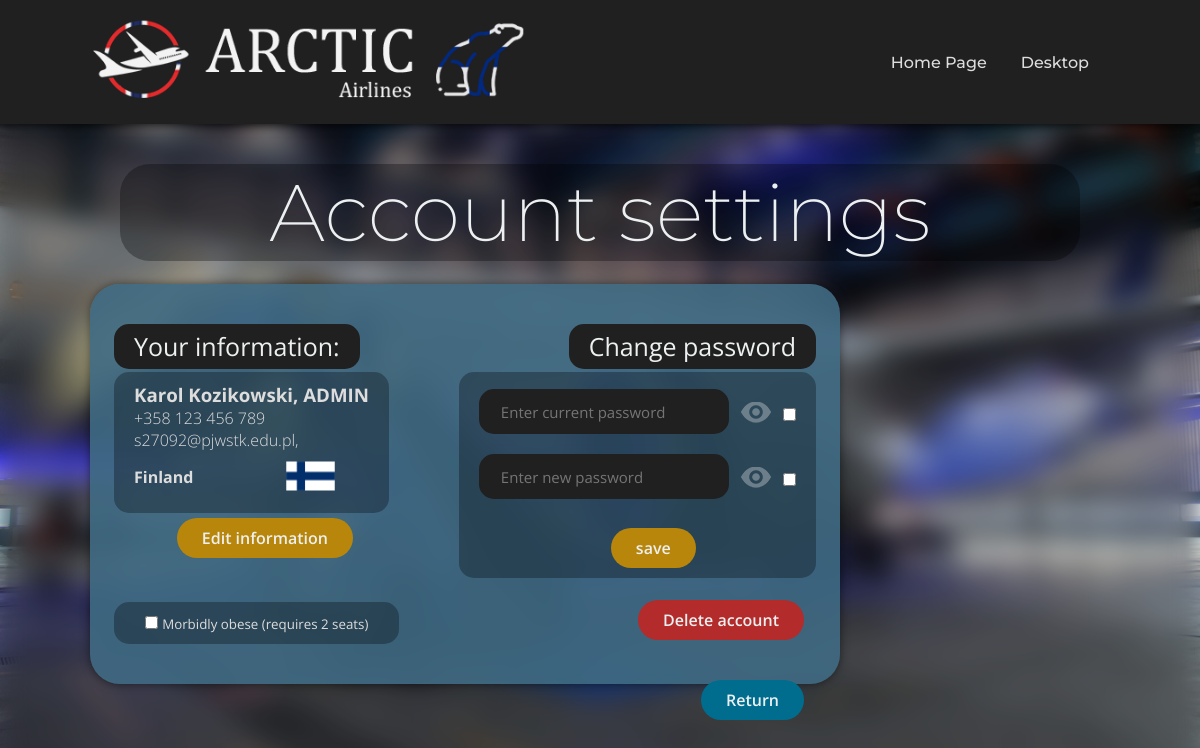
/PHP/settings.php (signed in), run on the app's committed database.
### tables this page shows
CREATE TABLE `users` (
  `ID` int(11) NOT NULL,
  `First_name` varchar(128) NOT NULL,
  `Last_name` varchar(128) NOT NULL,
  `Phone_nr` char(16) NOT NULL,
  `Email` varchar(128) NOT NULL,
  `Country` varchar(128) NOT NULL,
  `Is_Fat` tinyint(1) NOT NULL,
  `username` varchar(255) NOT NULL,
  `user_password` varchar(255) NOT NULL
);

### PHP/settings.php (the view, shortened to what this page needs)
<?php
include("connect.php");
$user_id=$_SESSION['user_id'];
$info=$server_connection->query("SELECT * FROM users WHERE ID=$user_id");
while($row=$info->fetch_assoc()){
    $fname = $row['First_name'];
    $lname = $row['Last_name'];
    $username = $row['username'];
    $phone = $row['Phone_nr'];
    $email = $row['Email'];
    $country = $row['Country'];
    $is_fat = $row['Is_Fat'];
}
?>
<!DOCTYPE html>
<html>
    <head>
        <link rel="stylesheet" href="../CSS/style.css">
        <link rel="stylesheet" href="../CSS/style6.css">
    </head>
    <body>
        <header>
            <a href="../index.php" class="logo"><img src="../art/logo.png"></a>
            <nav>
                <ul class="nav_links">
                    <li><a href="../index.php">Home Page</a></li>
                    <li><a href="./user.php">Desktop</a></li>
                </ul>
            </nav>
        </header>
        <div class="idk">
            <label class="you">Your information: </label>
            <div class="names">
                <h3><?php echo $fname." ".$lname.", ".$username ?></h3>
                <p><?php echo $phone."<br>".$email.", " ?></p>
                <h4><?php echo $country ?></h4>
                <img src="../art/flags/<?php echo strtolower($country) ?>.png">
                <a href="./edit_info.php?settings=true"><button class="button">Edit information</button></a>
            </div>
            <form class="fat" action="../PHP/user_edit.php?oper=3" method='POST'>
                <input type="checkbox" name="is_fat" value="true" <?php if($is_fat==1) echo "checked" ?> onchange="this.form.submit()">
                <small>Morbidly obese (requires 2 seats)</small>
            </form>
            <label class="change">Change password</label>
            <form class="idk_form" action="../PHP/user_edit.php?oper=4" method='POST' enctype='multipart/form-data'>
                <input class="input" type="password" id="pass" name="password" minlength="8" placeholder="Enter current password" required>
                <input name="pass" class="box" type="checkbox" onclick="show_password()">
                <img class="eye" src="../art/eye.png" alt="see passsword">
                <br><input class="input" type="password" id="pass2" name="password2" minlength="8" placeholder="Enter new password" required>
                <input name="pass2" class="box" type="checkbox" onclick="show_password2()">
                <img class="eye" src="../art/eye.png" alt="see passsword">
                <br><input type="submit" class="button3" value="save">
            </form>
        </div>
        <a href="./user.php"><button class="button2">Return</button></a>
        <a href="./user_delete.php"><button class="button4">Delete account</button></a>
        <div class="create">
            <p>Account settings</p>
        </div>
    </body>
</html>

### CSS/style.css (style rules this page uses)
:root { --main_gradient: linear-gradient(0deg, #12191b, #3d6070 100%); --oceanblue: #304d6e; --greenishblue: #006d8f; --greenishblue2: #094f64; --highlights: #00c3ff; --textwhite: #edf0f1; --textlight: #dddddd; }
* { margin: 0; padding: 0; box-sizing: border-box; }
body { min-height: 100vh; background: var(--main_gradient); }
header { background-color: #202020; display: flex; justify-content: flex-end; align-items: center; padding: 10px 8vw; box-shadow: 0 0 10px; transition-property: box-shadow; transition-duration: 400ms; transition-delay: 50ms; }
.nav_links { list-style: none; }
.nav_links li { display: inline-block; padding: 0px 15px; }
.nav_links a { font-family: 'Montserrat', sans-serif; font-style: normal; font-weight: 500; font-size: 16px; color: var(--textlight); text-decoration: none; transition: all, 200ms; }
.logo { scale: 90%; opacity: 95%; margin-right: auto; margin-left: -3vw; }

### data on the page
users: First_name "Karol", Last_name "Kozikowski", username "ADMIN", Phone_nr "+358 123 456 789", Email "s27092@pjwstk.edu.pl", Country "Finland"
